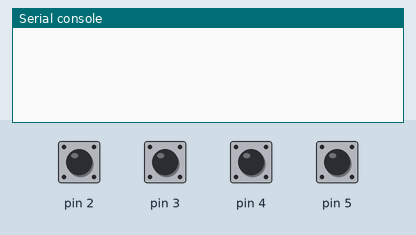
The program below on a simulated MicroPython board. On the bench: the last lines printed to the serial console. The inputs (shaded band) are chosen by the test bench; at power-on: pin 2–5 LOW.

Above: at 1.2 s.
1.3 s: pin 2 pulled HIGH for 0.15 s
At 2.3 s:
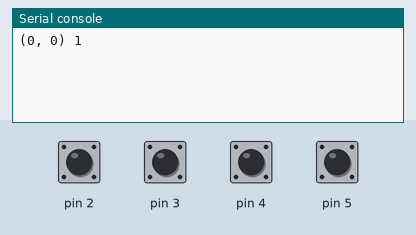
3.1 s: pin 5 pulled HIGH for 0.15 s
At 3.9 s:
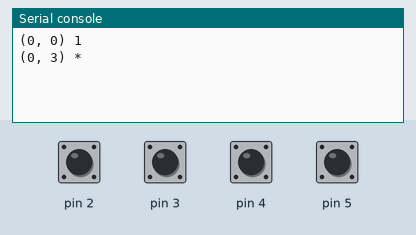
4.9 s: pin 3 pulled HIGH for 0.15 s
At 6.2 s:
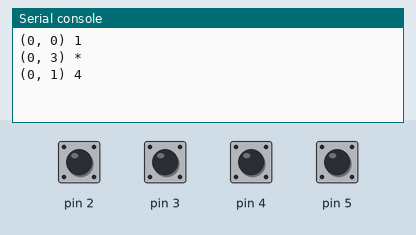
6.5 s: pin 4 pulled HIGH for 0.15 s
At 7.9 s:
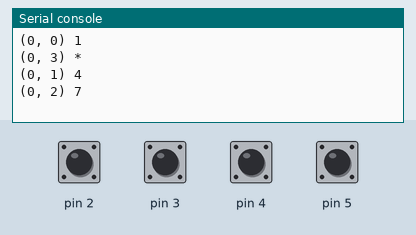

Measured:
- after the input at 1.3 s, the serial console: prints a new line after 0.30 s (image 1)
- after the input at 3.1 s, the serial console: prints a new line after 0.31 s (image 2)
- after the input at 4.9 s, the serial console: prints a new line after 0.31 s (image 3)
- after the input at 6.5 s, the serial console: prints a new line after 0.31 s (image 4)

The program:

matrixKeypad4x4.py
```python
from machine import Pin
import utime

#https://www.youtube.com/watch?v=7-PoXmxeCmQ&t=116s

# Create a map between keypad buttons and characters
MATRIX_KEYS = (('1', '2', '3', 'A'),
               ('4', '5', '6', 'B'),
               ('7', '8', '9', 'C'),
               ('*', '0', '#', 'D'))

# Define PINs according to cabling
GPIO_KEYPAD_Y = (6,7,8,9)
GPIO_KEYPAD_X = (2,3,4,5)

PIN_X = []
PIN_Y = []
def init():
    for gpio in GPIO_KEYPAD_Y:
        PIN_Y.append(Pin(gpio, Pin.OUT))
    for gpio in GPIO_KEYPAD_X:
        PIN_X.append(Pin(gpio, Pin.IN, Pin.PULL_DOWN))
    for pin in PIN_Y:
        pin.value(0)
    for pin in PIN_X:
        pin.value(0)

"""
    return the coordinates of the key pressed
"""
def keyPressed():
    for y in range( len( PIN_Y)  ):
        PIN_Y[y].high() # set the rows high one by one
        for x in range( len( PIN_X) ):
            if PIN_X[x].value() == 1: # check which col is checked
                return (y, x), MATRIX_KEYS[x][y]
        PIN_Y[y].low()
    return None, None

init()

if "__main__" == __name__:
    while True:
        key = keyPressed()
        utime.sleep(0.2)
        if key[0] != None:
            print(key[0], key[1])
```
